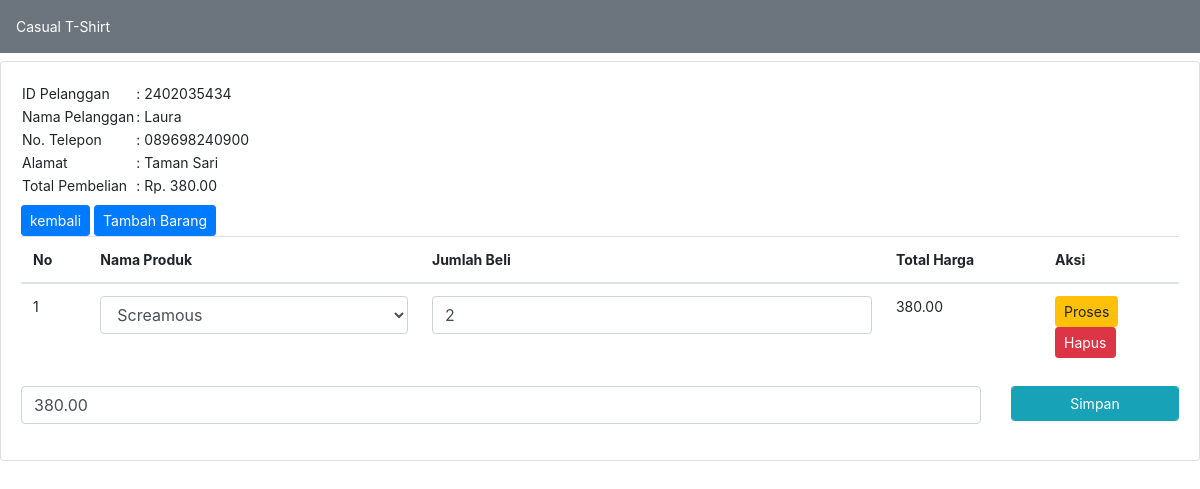
The app's page /detailspembelian.php?PelangganID=2402035434 with its own data.
### tables this page shows
CREATE TABLE `penjualan` (
  `PenjualanID` int(11) NOT NULL,
  `TanggalPenjualan` date NOT NULL,
  `TotalHarga` decimal(10,2) NOT NULL,
  `PelangganID` varchar(15) NOT NULL
);

CREATE TABLE `pelanggan` (
  `PelangganID` varchar(15) NOT NULL,
  `NamaPelanggan` varchar(255) NOT NULL,
  `Alamat` text NOT NULL,
  `NomorTelepon` varchar(15) NOT NULL
);

CREATE TABLE `detailpenjualan` (
  `DetailID` int(11) NOT NULL,
  `PenjualanID` int(11) NOT NULL,
  `ProdukID` int(11) NOT NULL,
  `JumlahProduk` int(11) NOT NULL,
  `Subtotal` decimal(10,2) NOT NULL
);

CREATE TABLE `produk` (
  `ProdukID` int(11) NOT NULL,
  `NamaProduk` varchar(255) NOT NULL,
  `Harga` decimal(10,2) NOT NULL,
  `Stok` int(11) NOT NULL
);

### detailspembelian.php (the view, shortened to what this page needs)
<!doctype html>
<html lang="en">
  <head>
<link href="assets//css/bootstrap.min.css" rel="stylesheet">
    <link href="asset/css/dashboard.css" rel="stylesheet">
  </head>
  <body>
  <div class="p-3 mb-2 bg-secondary text-white">Casual T-Shirt</div>
        <div class="card mt-2">
	<div class="card-body">
		<?php
		include 'koneksi.php';
		$PelangganID = $_GET['PelangganID'];
		$data = mysqli_query($connection ,"SELECT * FROM pelanggan INNER JOIN penjualan ON pelanggan.PelangganID=penjualan.PelangganID");
		while($d = mysqli_fetch_array($data)){
			?>
			<?php if ($d['PelangganID'] == $PelangganID) { ?>
				<table>
					<tr>
						<td>ID Pelanggan</td>
						<td>: <?php echo $d['PelangganID']; ?></td>
					</tr>
					<tr>
						<td>Nama Pelanggan</td>
						<td>: <?php echo $d['NamaPelanggan']; ?></td>
					</tr>
					<tr>
						<td>No. Telepon</td>
						<td>: <?php echo $d['NomorTelepon']; ?></td>
					</tr>
					<tr>
						<td>Alamat</td>
						<td>: <?php echo $d['Alamat']; ?></td>
					</tr>
					<tr>
						<td>Total Pembelian</td>
						<td>: Rp. <?php echo $d['TotalHarga']; ?></td>
					</tr>
				</table>
				<form method="post" action="tambah_detail_penjualan.php">
					<a href="pembelian.php" class="btn btn-primary btn-sm mt-2">kembali</a>
					<a href="proses_simpan_barang"><button type="submit" class="btn btn-primary btn-sm mt-2">
						Tambah Barang
					</button></a>
				</form>
				<table class="table">
					<thead>
						<tr>
							<th>No</th>
							<th>Nama Produk</th>
							<th>Jumlah Beli</th>
							<th>Total Harga</th>
							<th>Aksi</th>
						</tr>
					</thead>
					<tbody>
						<?php
						include 'koneksi.php';
						$nos = 1;
						$detailpenjualan = mysqli_query($connection,"SELECT * FROM detailpenjualan");
						while($d_detailpenjualan = mysqli_fetch_array($detailpenjualan)){
							?>
							<?php
							if ($d_detailpenjualan['PenjualanID'] == $d['PenjualanID']) { ?>
								<tr>
									<td><?php echo $nos++; ?></td>
									<td>
										<form action="simpan_barang_beli.php" method="post">
											<div class="form-group">
												<select name="ProdukID" class="form-control" onchange="this.form.submit()">
													<?php
													include 'koneksi.php';
													$produk = mysqli_query($connection,"SELECT * FROM produk");
													while($d_produk = mysqli_fetch_array($produk)){
														?>
														<option value="<?php echo $d_produk['ProdukID']; ?>" <?php if ($d_produk['ProdukID']==$d_detailpenjualan['ProdukID']) { echo "selected"; } ?>><?php echo $d_produk['NamaProduk']; ?></option>
													<?php } ?>
												</select>
											</div>
										</form>
									</td>
									<td>
										<form method="post" action="hitung_subtotal.php">
											<div class="form-group">
												<input type="number" name="JumlahProduk" value="<?php echo $d_detailpenjualan['JumlahProduk']; ?>" class="form-control">
											</div>
										</td>
										<td><?php echo $d_detailpenjualan['Subtotal']; ?></td>
										<td>
											<button type="submit" class="btn btn-warning btn-sm">Proses</button>
										<form method="post" action="hapus_detail_pembelian.php">
											<button type="submit" class="btn btn-danger btn-sm">Hapus</button>
										</form>
									</td>
								</tr>
							<?php } else {
								?>
								<?php
							}
						}
						?>
					</tbody>
				</table>
				<form method="post" action="simpan_total_harga.php">
					<?php
					include 'koneksi.php';
					$detailpenjualan = mysqli_query($connection, "SELECT SUM(Subtotal) AS TotalHarga FROM detailpenjualan WHERE 	PenjualanID='$d[PenjualanID]'");
					$row = mysqli_fetch_assoc($detailpenjualan);
					$sum = $row['TotalHarga'];
					?>
					<div class="row">
						<div class="col-sm-10">
							<div class="form-group">
								<input type="text" class="form-control" name="TotalHarga" value="<?php echo $sum; ?>">
							</div>
						</div>
						<div class="col-sm-2">
							<div class="form-group">
								<button class="btn btn-info btn-sm form-control" type="submit">Simpan</button>
							</div>
						</div>
					</div>
				</form>
			<?php } else { ?>
				<?php
			}
		}
		?>
	</div>
</div>
  </body>
</html>

### assets/css/dashboard.css (style rules this page uses)
body { font-size: .875rem; }

### detailspembelian.php (style rules this page uses)
body { background-color: #grey; }

### records on screen
penjualan: PelangganID "2402035434", PelangganID.NamaPelanggan "Laura", PelangganID.NomorTelepon "089698240900", PelangganID.Alamat "Taman Sari", TotalHarga "380.00"
detailpenjualan: ProdukID "Screamous", JumlahProduk "2", Subtotal "380.00"
